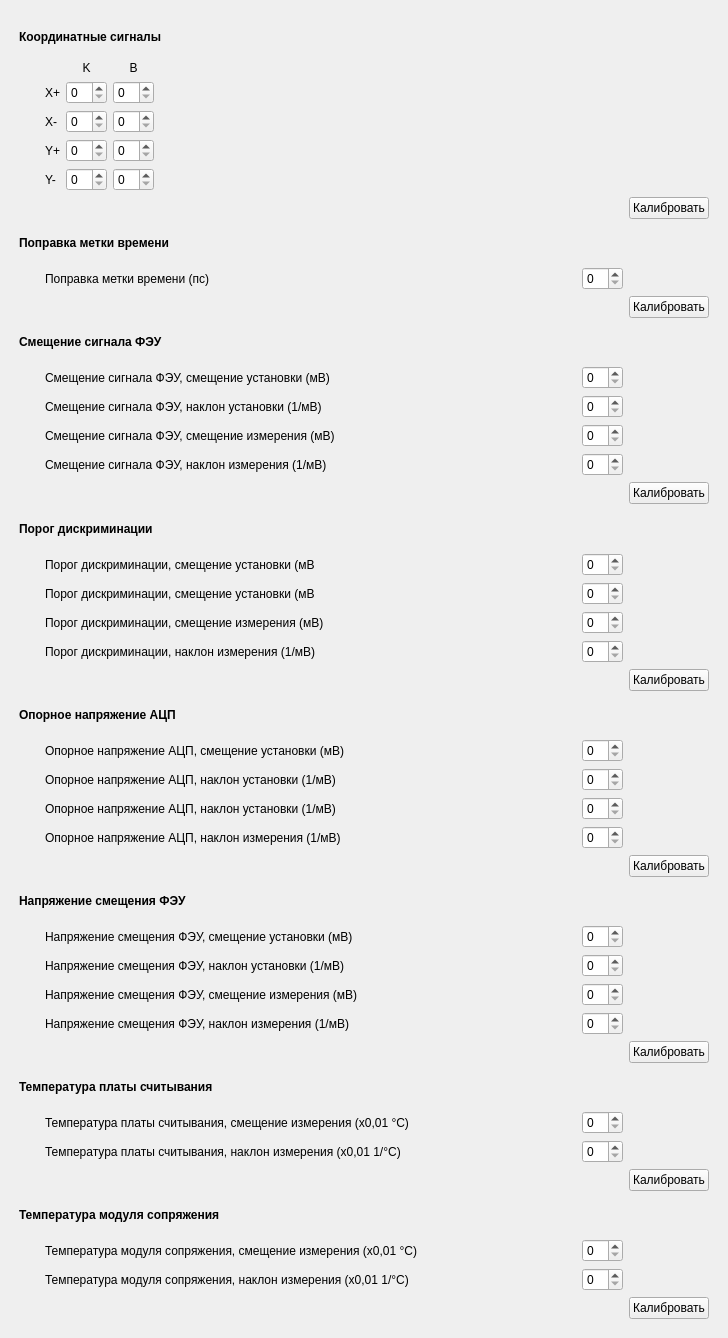
<?xml version="1.0" encoding="UTF-8"?>
<ui version="4.0">
 <class>Calibration_channel</class>
 <widget class="QWidget" name="Calibration_channel">
  <property name="geometry">
   <rect>
    <x>0</x>
    <y>0</y>
    <width>728</width>
    <height>1338</height>
   </rect>
  </property>
  <property name="sizePolicy">
   <sizepolicy hsizetype="Fixed" vsizetype="Preferred">
    <horstretch>0</horstretch>
    <verstretch>0</verstretch>
   </sizepolicy>
  </property>
  <property name="windowTitle">
   <string>Form</string>
  </property>
  <layout class="QVBoxLayout" name="verticalLayout">
   <item>
    <layout class="QGridLayout" name="gridLayout_9">
     <property name="leftMargin">
      <number>8</number>
     </property>
     <property name="topMargin">
      <number>8</number>
     </property>
     <property name="rightMargin">
      <number>8</number>
     </property>
     <property name="bottomMargin">
      <number>8</number>
     </property>
     <item row="27" column="2">
      <widget class="QSpinBox" name="sb_pm_bias_get_offset"/>
     </item>
     <item row="35" column="1">
      <widget class="QLabel" name="label_34">
       <property name="text">
        <string>Температура модуля сопряжения, смещение измерения (х0,01 °C)</string>
       </property>
      </widget>
     </item>
     <item row="8" column="2">
      <widget class="QSpinBox" name="sb_in_offset_set_gain"/>
     </item>
     <item row="36" column="1">
      <widget class="QLabel" name="label_35">
       <property name="text">
        <string>Температура модуля сопряжения, наклон измерения (х0,01 1/°C)</string>
       </property>
      </widget>
     </item>
     <item row="21" column="2">
      <widget class="QSpinBox" name="sb_adc_ref_get_offset"/>
     </item>
     <item row="22" column="1">
      <widget class="QLabel" name="label_27">
       <property name="text">
        <string>Опорное напряжение АЦП, наклон измерения (1/мВ)</string>
       </property>
      </widget>
     </item>
     <item row="28" column="2">
      <widget class="QSpinBox" name="sb_pm_bias_get_gain"/>
     </item>
     <item row="31" column="1">
      <widget class="QLabel" name="label_32">
       <property name="text">
        <string>Температура платы считывания, смещение измерения (х0,01 °C)</string>
       </property>
      </widget>
     </item>
     <item row="14" column="2">
      <widget class="QSpinBox" name="sb_in_threshold_set_gain"/>
     </item>
     <item row="24" column="0" colspan="3">
      <widget class="QLabel" name="label_41">
       <property name="font">
        <font>
         <weight>75</weight>
         <bold>true</bold>
        </font>
       </property>
       <property name="text">
        <string>Напряжение смещения ФЭУ</string>
       </property>
      </widget>
     </item>
     <item row="26" column="1">
      <widget class="QLabel" name="label_29">
       <property name="text">
        <string>Напряжение смещения ФЭУ, наклон установки (1/мВ)</string>
       </property>
      </widget>
     </item>
     <item row="3" column="0" colspan="3">
      <widget class="QLabel" name="label_37">
       <property name="font">
        <font>
         <weight>75</weight>
         <bold>true</bold>
        </font>
       </property>
       <property name="text">
        <string>Поправка метки времени</string>
       </property>
      </widget>
     </item>
     <item row="13" column="2">
      <widget class="QSpinBox" name="sb_in_threshold_set_offset"/>
     </item>
     <item row="31" column="2">
      <widget class="QSpinBox" name="sb_readout_temp_get_offset"/>
     </item>
     <item row="4" column="2">
      <widget class="QSpinBox" name="sb_ts_offset"/>
     </item>
     <item row="19" column="2">
      <widget class="QSpinBox" name="sb_adc_ref_set_offset"/>
     </item>
     <item row="7" column="1">
      <widget class="QLabel" name="label_9">
       <property name="text">
        <string>Смещение сигнала ФЭУ, смещение установки (мВ)</string>
       </property>
      </widget>
     </item>
     <item row="20" column="1">
      <widget class="QLabel" name="label_25">
       <property name="text">
        <string>Опорное напряжение АЦП, наклон установки (1/мВ)</string>
       </property>
      </widget>
     </item>
     <item row="22" column="2">
      <widget class="QSpinBox" name="sb_adc_ref_get_gain"/>
     </item>
     <item row="36" column="2">
      <widget class="QSpinBox" name="sb_ifmodule_temp_get_gain"/>
     </item>
     <item row="7" column="2">
      <widget class="QSpinBox" name="sb_in_offset_set_offset"/>
     </item>
     <item row="19" column="1">
      <widget class="QLabel" name="label_24">
       <property name="text">
        <string>Опорное напряжение АЦП, смещение установки (мВ)</string>
       </property>
      </widget>
     </item>
     <item row="9" column="2">
      <widget class="QSpinBox" name="sb_in_offset_get_offset"/>
     </item>
     <item row="18" column="0" colspan="3">
      <widget class="QLabel" name="label_40">
       <property name="font">
        <font>
         <weight>75</weight>
         <bold>true</bold>
        </font>
       </property>
       <property name="text">
        <string>Опорное напряжение АЦП</string>
       </property>
      </widget>
     </item>
     <item row="32" column="2">
      <widget class="QSpinBox" name="sb_readout_temp_get_gain"/>
     </item>
     <item row="15" column="2">
      <widget class="QSpinBox" name="sb_in_threshold_get_offset"/>
     </item>
     <item row="37" column="3">
      <widget class="QPushButton" name="pushButton_8">
       <property name="text">
        <string>Калибровать</string>
       </property>
      </widget>
     </item>
     <item row="16" column="2">
      <widget class="QSpinBox" name="sb_in_thresholdga_get_gain"/>
     </item>
     <item row="32" column="1">
      <widget class="QLabel" name="label_33">
       <property name="text">
        <string>Температура платы считывания, наклон измерения (х0,01 1/°C)</string>
       </property>
      </widget>
     </item>
     <item row="11" column="3">
      <widget class="QPushButton" name="pushButton">
       <property name="text">
        <string>Калибровать</string>
       </property>
      </widget>
     </item>
     <item row="17" column="3">
      <widget class="QPushButton" name="pushButton_4">
       <property name="text">
        <string>Калибровать</string>
       </property>
      </widget>
     </item>
     <item row="13" column="1">
      <widget class="QLabel" name="label_14">
       <property name="text">
        <string>Порог дискриминации, смещение установки (мВ</string>
       </property>
      </widget>
     </item>
     <item row="10" column="2">
      <widget class="QSpinBox" name="sb_in_offset_get_gain"/>
     </item>
     <item row="1" column="0">
      <widget class="QWidget" name="widget_2" native="true">
       <property name="sizePolicy">
        <sizepolicy hsizetype="Fixed" vsizetype="Preferred">
         <horstretch>0</horstretch>
         <verstretch>0</verstretch>
        </sizepolicy>
       </property>
       <property name="minimumSize">
        <size>
         <width>20</width>
         <height>0</height>
        </size>
       </property>
      </widget>
     </item>
     <item row="10" column="1">
      <widget class="QLabel" name="label_13">
       <property name="text">
        <string>Смещение сигнала ФЭУ, наклон измерения (1/мВ)</string>
       </property>
      </widget>
     </item>
     <item row="16" column="1">
      <widget class="QLabel" name="label_23">
       <property name="text">
        <string>Порог дискриминации, наклон измерения (1/мВ)</string>
       </property>
      </widget>
     </item>
     <item row="35" column="2">
      <widget class="QSpinBox" name="sb_ifmodule_temp_get_offset"/>
     </item>
     <item row="4" column="1">
      <widget class="QLabel" name="label_8">
       <property name="text">
        <string>Поправка метки времени (пс)</string>
       </property>
      </widget>
     </item>
     <item row="20" column="2">
      <widget class="QSpinBox" name="sb_adc_ref_set_gain"/>
     </item>
     <item row="15" column="1">
      <widget class="QLabel" name="label_16">
       <property name="text">
        <string>Порог дискриминации, смещение измерения (мВ)</string>
       </property>
      </widget>
     </item>
     <item row="0" column="0" colspan="3">
      <widget class="QLabel" name="label_36">
       <property name="font">
        <font>
         <weight>75</weight>
         <bold>true</bold>
        </font>
       </property>
       <property name="text">
        <string>Координатные сигналы</string>
       </property>
      </widget>
     </item>
     <item row="25" column="2">
      <widget class="QSpinBox" name="sb_pm_bias_set_offset"/>
     </item>
     <item row="30" column="0" colspan="3">
      <widget class="QLabel" name="label_42">
       <property name="font">
        <font>
         <weight>75</weight>
         <bold>true</bold>
        </font>
       </property>
       <property name="text">
        <string>Температура платы считывания</string>
       </property>
      </widget>
     </item>
     <item row="25" column="1">
      <widget class="QLabel" name="label_28">
       <property name="text">
        <string>Напряжение смещения ФЭУ, смещение установки (мВ)</string>
       </property>
      </widget>
     </item>
     <item row="34" column="0" colspan="3">
      <widget class="QLabel" name="label_43">
       <property name="font">
        <font>
         <weight>75</weight>
         <bold>true</bold>
        </font>
       </property>
       <property name="text">
        <string>Температура модуля сопряжения</string>
       </property>
      </widget>
     </item>
     <item row="8" column="1">
      <widget class="QLabel" name="label_10">
       <property name="text">
        <string>Смещение сигнала ФЭУ, наклон установки (1/мВ)</string>
       </property>
      </widget>
     </item>
     <item row="12" column="0" colspan="3">
      <widget class="QLabel" name="label_39">
       <property name="font">
        <font>
         <weight>75</weight>
         <bold>true</bold>
        </font>
       </property>
       <property name="text">
        <string>Порог дискриминации</string>
       </property>
      </widget>
     </item>
     <item row="21" column="1">
      <widget class="QLabel" name="label_26">
       <property name="text">
        <string>Опорное напряжение АЦП, наклон установки (1/мВ)</string>
       </property>
      </widget>
     </item>
     <item row="26" column="2">
      <widget class="QSpinBox" name="sb_pm_bias_set_gain"/>
     </item>
     <item row="23" column="3">
      <widget class="QPushButton" name="pushButton_5">
       <property name="text">
        <string>Калибровать</string>
       </property>
      </widget>
     </item>
     <item row="27" column="1">
      <widget class="QLabel" name="label_30">
       <property name="text">
        <string>Напряжение смещения ФЭУ, смещение измерения (мВ)</string>
       </property>
      </widget>
     </item>
     <item row="5" column="3">
      <widget class="QPushButton" name="pushButton_2">
       <property name="text">
        <string>Калибровать</string>
       </property>
      </widget>
     </item>
     <item row="28" column="1">
      <widget class="QLabel" name="label_31">
       <property name="text">
        <string>Напряжение смещения ФЭУ, наклон измерения (1/мВ)</string>
       </property>
      </widget>
     </item>
     <item row="9" column="1">
      <widget class="QLabel" name="label_11">
       <property name="text">
        <string>Смещение сигнала ФЭУ, смещение измерения (мВ)</string>
       </property>
      </widget>
     </item>
     <item row="29" column="3">
      <widget class="QPushButton" name="pushButton_7">
       <property name="text">
        <string>Калибровать</string>
       </property>
      </widget>
     </item>
     <item row="6" column="0" colspan="3">
      <widget class="QLabel" name="label_38">
       <property name="font">
        <font>
         <weight>75</weight>
         <bold>true</bold>
        </font>
       </property>
       <property name="text">
        <string>Смещение сигнала ФЭУ</string>
       </property>
      </widget>
     </item>
     <item row="1" column="1">
      <layout class="QHBoxLayout" name="horizontalLayout">
       <item>
        <layout class="QGridLayout" name="gridLayout_2">
         <item row="4" column="2">
          <widget class="QSpinBox" name="sb_B_yn"/>
         </item>
         <item row="0" column="2">
          <widget class="QLabel" name="label_22">
           <property name="text">
            <string>B</string>
           </property>
           <property name="alignment">
            <set>Qt::AlignCenter</set>
           </property>
          </widget>
         </item>
         <item row="4" column="0">
          <widget class="QLabel" name="label_19">
           <property name="text">
            <string>Y-</string>
           </property>
          </widget>
         </item>
         <item row="2" column="0">
          <widget class="QLabel" name="label_17">
           <property name="text">
            <string>X-</string>
           </property>
          </widget>
         </item>
         <item row="2" column="1">
          <widget class="QSpinBox" name="sb_K_xn"/>
         </item>
         <item row="1" column="0">
          <widget class="QLabel" name="label_12">
           <property name="sizePolicy">
            <sizepolicy hsizetype="Fixed" vsizetype="Preferred">
             <horstretch>0</horstretch>
             <verstretch>0</verstretch>
            </sizepolicy>
           </property>
           <property name="text">
            <string>X+</string>
           </property>
          </widget>
         </item>
         <item row="0" column="1">
          <widget class="QLabel" name="label_21">
           <property name="text">
            <string>K</string>
           </property>
           <property name="alignment">
            <set>Qt::AlignCenter</set>
           </property>
          </widget>
         </item>
         <item row="2" column="2">
          <widget class="QSpinBox" name="sb_B_xn"/>
         </item>
         <item row="4" column="1">
          <widget class="QSpinBox" name="sb_K_yn"/>
         </item>
         <item row="3" column="0">
          <widget class="QLabel" name="label_18">
           <property name="text">
            <string>Y+</string>
           </property>
          </widget>
         </item>
         <item row="1" column="2">
          <widget class="QSpinBox" name="sb_B_xp"/>
         </item>
         <item row="3" column="1">
          <widget class="QSpinBox" name="sb_K_yp"/>
         </item>
         <item row="1" column="1">
          <widget class="QSpinBox" name="sb_K_xp"/>
         </item>
         <item row="3" column="2">
          <widget class="QSpinBox" name="sb_B_yp"/>
         </item>
        </layout>
       </item>
       <item>
        <spacer name="horizontalSpacer_2">
         <property name="orientation">
          <enum>Qt::Horizontal</enum>
         </property>
         <property name="sizeHint" stdset="0">
          <size>
           <width>40</width>
           <height>20</height>
          </size>
         </property>
        </spacer>
       </item>
      </layout>
     </item>
     <item row="14" column="1">
      <widget class="QLabel" name="label_15">
       <property name="text">
        <string>Порог дискриминации, смещение установки (мВ</string>
       </property>
      </widget>
     </item>
     <item row="33" column="3">
      <widget class="QPushButton" name="pushButton_3">
       <property name="text">
        <string>Калибровать</string>
       </property>
      </widget>
     </item>
     <item row="2" column="3">
      <widget class="QPushButton" name="pushButton_9">
       <property name="text">
        <string>Калибровать</string>
       </property>
      </widget>
     </item>
    </layout>
   </item>
  </layout>
 </widget>
 <tabstops>
  <tabstop>sb_K_xp</tabstop>
  <tabstop>sb_B_xp</tabstop>
  <tabstop>sb_K_xn</tabstop>
  <tabstop>sb_B_xn</tabstop>
  <tabstop>sb_K_yp</tabstop>
  <tabstop>sb_B_yp</tabstop>
  <tabstop>sb_K_yn</tabstop>
  <tabstop>sb_B_yn</tabstop>
 </tabstops>
 <resources/>
 <connections/>
</ui>
